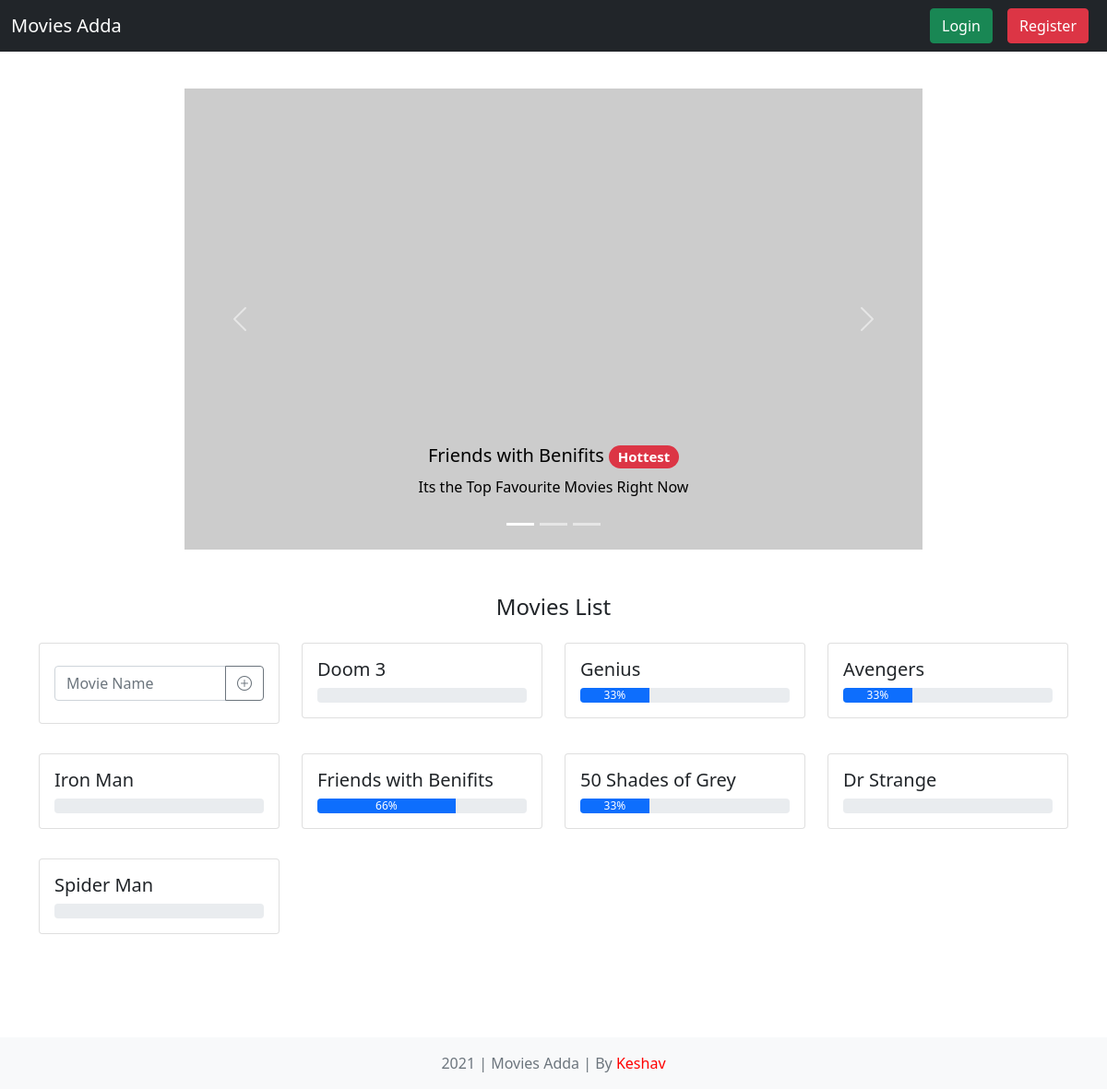
The app's page /, older data.
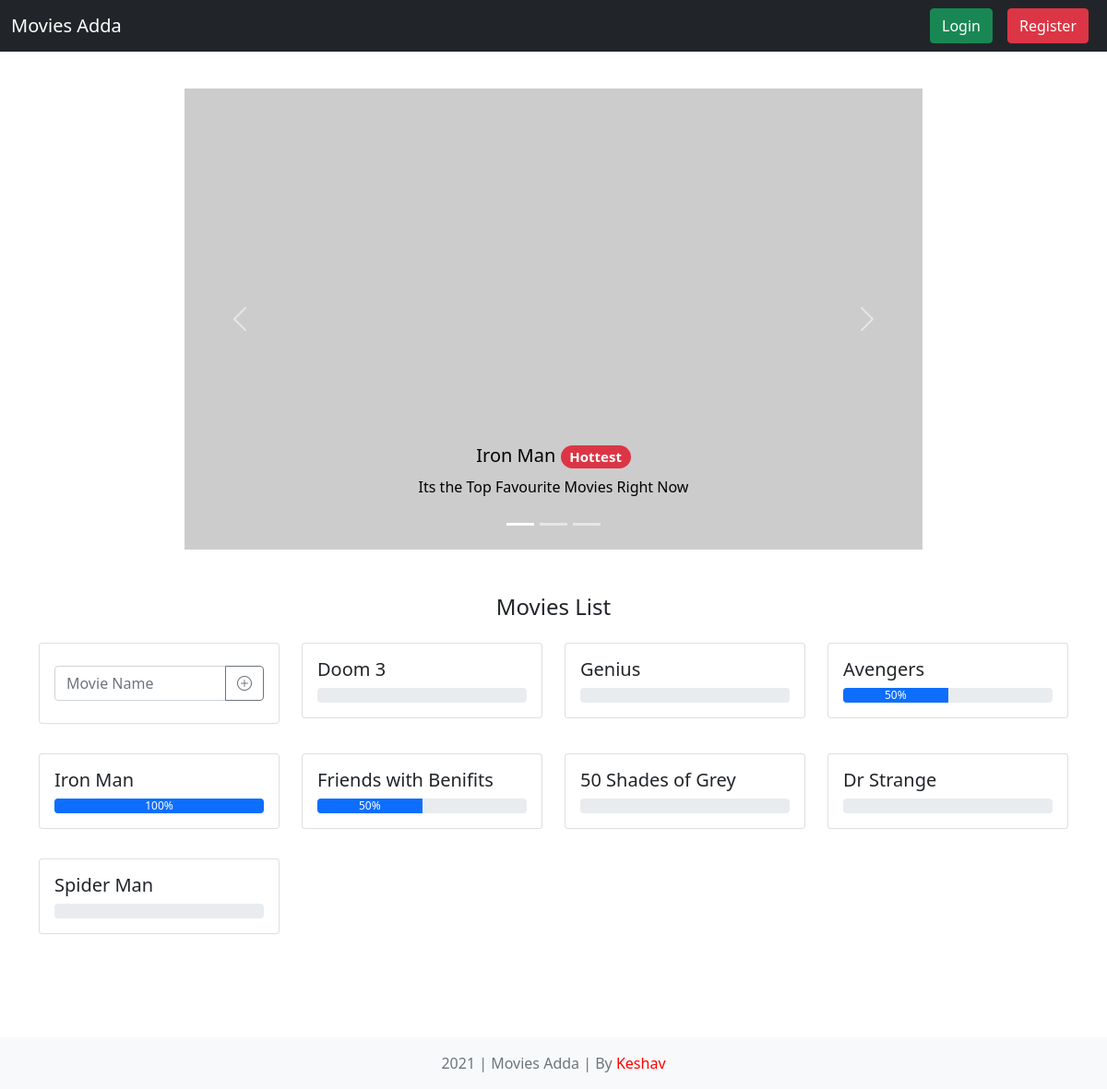
The same page, newer data.
### Home/models.py (models this page shows, shortened)
class Movies(models.Model):
    name = models.CharField(default='Unknown', max_length=50)
    rate = models.IntegerField(default=50, validators=[MinValueValidator(0), MaxValueValidator(100)])

### Home/views.py (the view)
# urls.py: 2. Add a URL to urlpatterns:  path('', views.home, name='home')
def home(request):
    if request.method == 'POST':
        mn = request.POST.get('mn')
        Movies.objects.create(name=mn)
    context = {}
    movies = Movies.objects.all()
    mr = [0,0,0]
    mn = ['', '', '']
    for movie in movies:
        fav = len(FavMovies.objects.filter(name = movie.id))
        movie.rate = int((fav/len(User.objects.all()))*100)
        if movie.rate > mr[0]:
            mr[2] = mr[1]
            mn[2] = mn[1]
            mr[1] = mr[0]
            mn[1] = mn[0]
            mr[0] = movie.rate
            mn[0] = movie.name
        elif movie.rate > mr[1]:
            mr[2] = mr[1]
            mn[2] = mn[1]
            mr[1] = movie.rate
            mn[1] = movie.name
        elif movie.rate > mr[2]:
            mr[2] = movie.rate
            mn[2] = movie.name
        movie.save()
    context['Movies'] = reversed(movies)
    context['featured'] = {'1': mn[0], '2': mn[1], '3': mn[2]}
    if request.user.is_authenticated:
        context['user_logged'] = True
    return render(request, 'home.html', context)

### templates/home.html (shortened to what the changed rows need)
<!doctype html>
<html lang="en">
<head>
    <link href="https://cdn.jsdelivr.net/npm/bootstrap@5.1.3/dist/css/bootstrap.min.css" rel="stylesheet"
>
    <link rel="stylesheet" href="https://cdn.jsdelivr.net/npm/bootstrap-icons@1.7.2/font/bootstrap-icons.css">
</head>
<body class="d-flex flex-column h-100">
    <main class="container-fluid my-5">
        <div class="container-fluid d-flex justify-content-center my-5">
            {% if featured %}
            <div id="featuredMovies" class="carousel slide" data-bs-ride="carousel">
                <div class="carousel-indicators">
                    <button type="button" data-bs-target="#featuredMovies" data-bs-slide-to="0" class="active"
                        aria-current="true" aria-label="Slide 1"></button>
                    <button type="button" data-bs-target="#featuredMovies" data-bs-slide-to="1"
                        aria-label="Slide 2"></button>
                    <button type="button" data-bs-target="#featuredMovies" data-bs-slide-to="2"
                        aria-label="Slide 3"></button>
                </div>
                <div style="height: 500px; width: 800px;" class="carousel-inner">
                    <div class="carousel-item active">
                        <img height="500px" width="800px" id="fi1" src="https://via.placeholder.com/800x500?text=First+Movie+on+the+List"
                            class="d-block w-100" alt="featured">
                        <div class="carousel-caption d-none d-md-block" style="color: black;">
                            <h5>{{featured.1}} <span class="badge rounded-pill bg-danger">Hottest</span></h5>
                            <p>Its the Top Favourite Movies Right Now</p>
                        </div>
                    </div>
                </div>
                <button class="carousel-control-prev" type="button" data-bs-target="#featuredMovies"
                    data-bs-slide="prev">
                    <span class="carousel-control-prev-icon" aria-hidden="true"></span>
                </button>
                <button class="carousel-control-next" type="button" data-bs-target="#featuredMovies"
                    data-bs-slide="next">
                    <span class="carousel-control-next-icon" aria-hidden="true"></span>
                </button>
            </div>
            {% endif %}
        </div>
        <div class="container my-5">
            <div class="row">
                {% if Movies %}
                {% for movie in Movies %}
                <div class="col-sm-6 col-md-4 col-lg-3 my-3">
                    <div class="card">
                        <div class="card-body">
                            <h5 class="card-title">{{movie.name}}</h5>
                            <div class="progress">
                                <div class="progress-bar" role="progressbar" style="width: {{movie.rate}}%;"
                                    aria-valuenow="{{movie.rate}}" aria-valuemin="0" aria-valuemax="100">{{movie.rate}}%
                                </div>
                            </div>
                        </div>
                    </div>
                </div>
                {% endfor %}
                {% endif %}
            </div>
    </main>
</body>
</html>

Row changes from the older to the newer data that the page shows:
changed Movies "Iron Man": rate (not shown) → "100"
changed Movies "Genius": rate "33" → (not shown)
changed Movies "Avengers": rate "33" → "50"
changed Movies "Friends with Benifits": rate "66" → "50"
changed Movies "50 Shades of Grey": rate "33" → (not shown)
Text that changed along with them:
{{ featured.1 }}: "Friends with Benifits" → "Iron Man"
